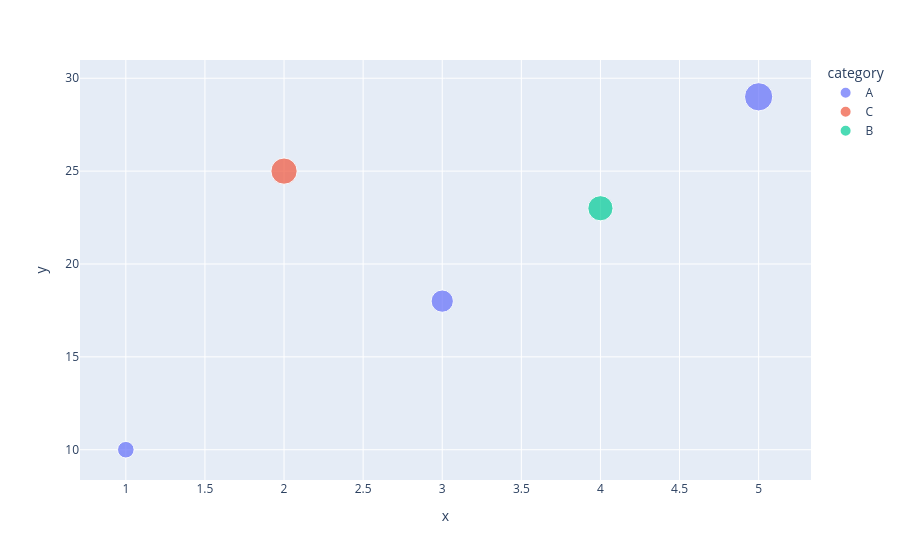

Here is the notebook cell this chart was saved with:
### Markdown cell above
Here's a scatter plot:

### Code cell
import pandas as pd
import plotly.express as px

# Example dataset
data = {
    "x": [1, 2, 3, 4, 5],
    "y": [10, 25, 18, 23, 29],
    "category": ["A", "C", "A", "B", "A"]
}
df = pd.DataFrame(data)

# Create scatter plot
fig = px.scatter(
    df, 
    x="x", 
    y="y", 
    color="category",   # optional: color points by category
    size="y",           # optional: vary point size
    hover_name="category"  # optional: label on hover
)

# Show the plot
fig.show()

### Figure 1 — Plotly figure (JSON) as saved in the notebook; plotly's stock layout.template omitted (floating-point values rounded to 4 significant figures)
{"data": [{"hovertemplate": "<b>%{hovertext}</b><br><br>category=A<br>x=%{x}<br>y=%{marker.size}<extra></extra>", "hovertext": ["A", "A", "A"], "legendgroup": "A", "marker": {"color": "#636efa", "size": [10, 18, 29], "sizemode": "area", "sizeref": 0.0725, "symbol": "circle"}, "mode": "markers", "name": "A", "orientation": "v", "showlegend": true, "type": "scatter", "x": [1, 3, 5], "xaxis": "x", "y": [10, 18, 29], "yaxis": "y"}, {"hovertemplate": "<b>%{hovertext}</b><br><br>category=C<br>x=%{x}<br>y=%{marker.size}<extra></extra>", "hovertext": ["C"], "legendgroup": "C", "marker": {"color": "#EF553B", "size": [25], "sizemode": "area", "sizeref": 0.0725, "symbol": "circle"}, "mode": "markers", "name": "C", "orientation": "v", "showlegend": true, "type": "scatter", "x": [2], "xaxis": "x", "y": [25], "yaxis": "y"}, {"hovertemplate": "<b>%{hovertext}</b><br><br>category=B<br>x=%{x}<br>y=%{marker.size}<extra></extra>", "hovertext": ["B"], "legendgroup": "B", "marker": {"color": "#00cc96", "size": [23], "sizemode": "area", "sizeref": 0.0725, "symbol": "circle"}, "mode": "markers", "name": "B", "orientation": "v", "showlegend": true, "type": "scatter", "x": [4], "xaxis": "x", "y": [23], "yaxis": "y"}], "layout": {"legend": {"itemsizing": "constant", "title": {"text": "category"}, "tracegroupgap": 0}, "margin": {"t": 60}, "xaxis": {"anchor": "y", "domain": [0, 1], "title": {"text": "x"}}, "yaxis": {"anchor": "x", "domain": [0, 1], "title": {"text": "y"}}}}
